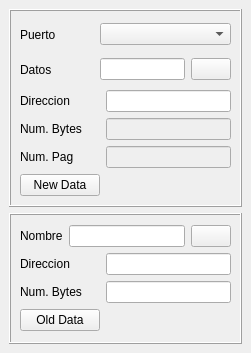
<?xml version="1.0" encoding="UTF-8"?>
<ui version="4.0">
 <class>MainWindow</class>
 <widget class="QMainWindow" name="MainWindow">
  <property name="geometry">
   <rect>
    <x>0</x>
    <y>0</y>
    <width>251</width>
    <height>353</height>
   </rect>
  </property>
  <property name="sizePolicy">
   <sizepolicy hsizetype="Preferred" vsizetype="Preferred">
    <horstretch>0</horstretch>
    <verstretch>0</verstretch>
   </sizepolicy>
  </property>
  <property name="minimumSize">
   <size>
    <width>251</width>
    <height>353</height>
   </size>
  </property>
  <property name="maximumSize">
   <size>
    <width>16777215</width>
    <height>16777215</height>
   </size>
  </property>
  <property name="sizeIncrement">
   <size>
    <width>0</width>
    <height>0</height>
   </size>
  </property>
  <property name="baseSize">
   <size>
    <width>182</width>
    <height>323</height>
   </size>
  </property>
  <property name="windowTitle">
   <string>MainWindow</string>
  </property>
  <widget class="QWidget" name="centralwidget">
   <property name="enabled">
    <bool>true</bool>
   </property>
   <property name="sizePolicy">
    <sizepolicy hsizetype="Maximum" vsizetype="Maximum">
     <horstretch>0</horstretch>
     <verstretch>0</verstretch>
    </sizepolicy>
   </property>
   <property name="minimumSize">
    <size>
     <width>182</width>
     <height>300</height>
    </size>
   </property>
   <property name="sizeIncrement">
    <size>
     <width>0</width>
     <height>0</height>
    </size>
   </property>
   <property name="baseSize">
    <size>
     <width>182</width>
     <height>300</height>
    </size>
   </property>
   <layout class="QVBoxLayout" name="verticalLayout">
    <item>
     <widget class="QFrame" name="frame">
      <property name="sizePolicy">
       <sizepolicy hsizetype="Expanding" vsizetype="Expanding">
        <horstretch>0</horstretch>
        <verstretch>0</verstretch>
       </sizepolicy>
      </property>
      <property name="minimumSize">
       <size>
        <width>181</width>
        <height>191</height>
       </size>
      </property>
      <property name="frameShape">
       <enum>QFrame::Box</enum>
      </property>
      <property name="frameShadow">
       <enum>QFrame::Raised</enum>
      </property>
      <layout class="QVBoxLayout" name="verticalLayout_2">
       <item>
        <layout class="QGridLayout" name="gridLayout">
         <item row="4" column="2">
          <widget class="QLineEdit" name="NP_1">
           <property name="enabled">
            <bool>false</bool>
           </property>
           <property name="text">
            <string/>
           </property>
          </widget>
         </item>
         <item row="1" column="0">
          <widget class="QLabel" name="datos_label">
           <property name="sizePolicy">
            <sizepolicy hsizetype="Expanding" vsizetype="Expanding">
             <horstretch>0</horstretch>
             <verstretch>0</verstretch>
            </sizepolicy>
           </property>
           <property name="text">
            <string>Datos</string>
           </property>
          </widget>
         </item>
         <item row="4" column="0" colspan="2">
          <widget class="QLabel" name="np_label">
           <property name="text">
            <string>Num. Pag</string>
           </property>
          </widget>
         </item>
         <item row="0" column="1" colspan="2">
          <widget class="QComboBox" name="PuertoCB">
           <property name="sizePolicy">
            <sizepolicy hsizetype="Expanding" vsizetype="Fixed">
             <horstretch>0</horstretch>
             <verstretch>0</verstretch>
            </sizepolicy>
           </property>
           <property name="currentText">
            <string/>
           </property>
          </widget>
         </item>
         <item row="3" column="0" colspan="2">
          <widget class="QLabel" name="nb_label">
           <property name="text">
            <string>Num. Bytes</string>
           </property>
          </widget>
         </item>
         <item row="3" column="2">
          <widget class="QLineEdit" name="NB_1">
           <property name="enabled">
            <bool>false</bool>
           </property>
          </widget>
         </item>
         <item row="0" column="0">
          <widget class="QLabel" name="puerto_label">
           <property name="sizePolicy">
            <sizepolicy hsizetype="Expanding" vsizetype="Expanding">
             <horstretch>0</horstretch>
             <verstretch>0</verstretch>
            </sizepolicy>
           </property>
           <property name="text">
            <string>Puerto</string>
           </property>
          </widget>
         </item>
         <item row="2" column="2">
          <widget class="QLineEdit" name="Dir_1">
           <property name="text">
            <string/>
           </property>
          </widget>
         </item>
         <item row="1" column="1" colspan="2">
          <layout class="QHBoxLayout" name="horizontalLayout">
           <item>
            <widget class="QLineEdit" name="Ruta_Data">
             <property name="enabled">
              <bool>true</bool>
             </property>
            </widget>
           </item>
           <item>
            <widget class="QPushButton" name="pushButton">
             <property name="text">
              <string/>
             </property>
            </widget>
           </item>
          </layout>
         </item>
         <item row="2" column="0" colspan="2">
          <widget class="QLabel" name="direccion_label">
           <property name="text">
            <string>Direccion</string>
           </property>
          </widget>
         </item>
         <item row="5" column="0" colspan="2">
          <widget class="QPushButton" name="new_data_button">
           <property name="text">
            <string>New Data</string>
           </property>
          </widget>
         </item>
        </layout>
       </item>
      </layout>
     </widget>
    </item>
    <item>
     <widget class="QFrame" name="frame_2">
      <property name="sizePolicy">
       <sizepolicy hsizetype="Preferred" vsizetype="Preferred">
        <horstretch>0</horstretch>
        <verstretch>0</verstretch>
       </sizepolicy>
      </property>
      <property name="minimumSize">
       <size>
        <width>181</width>
        <height>131</height>
       </size>
      </property>
      <property name="autoFillBackground">
       <bool>false</bool>
      </property>
      <property name="frameShape">
       <enum>QFrame::Box</enum>
      </property>
      <property name="frameShadow">
       <enum>QFrame::Raised</enum>
      </property>
      <layout class="QVBoxLayout" name="verticalLayout_3">
       <item>
        <layout class="QGridLayout" name="gridLayout_2">
         <item row="0" column="0">
          <widget class="QLabel" name="name_label">
           <property name="text">
            <string>Nombre</string>
           </property>
          </widget>
         </item>
         <item row="0" column="1" colspan="2">
          <layout class="QHBoxLayout" name="horizontalLayout_2">
           <item>
            <widget class="QLineEdit" name="Name"/>
           </item>
           <item>
            <widget class="QPushButton" name="pushButton_3">
             <property name="text">
              <string/>
             </property>
            </widget>
           </item>
          </layout>
         </item>
         <item row="1" column="2">
          <widget class="QLineEdit" name="Dir_2">
           <property name="text">
            <string/>
           </property>
          </widget>
         </item>
         <item row="2" column="0" colspan="2">
          <widget class="QLabel" name="label_7">
           <property name="text">
            <string>Num. Bytes</string>
           </property>
          </widget>
         </item>
         <item row="2" column="2">
          <widget class="QLineEdit" name="NB_2">
           <property name="enabled">
            <bool>true</bool>
           </property>
          </widget>
         </item>
         <item row="1" column="0" colspan="2">
          <widget class="QLabel" name="label_8">
           <property name="text">
            <string>Direccion</string>
           </property>
          </widget>
         </item>
         <item row="3" column="0" colspan="2">
          <widget class="QPushButton" name="pushButton_4">
           <property name="text">
            <string>Old Data</string>
           </property>
          </widget>
         </item>
        </layout>
       </item>
      </layout>
     </widget>
    </item>
   </layout>
  </widget>
 </widget>
 <resources/>
 <connections/>
</ui>
